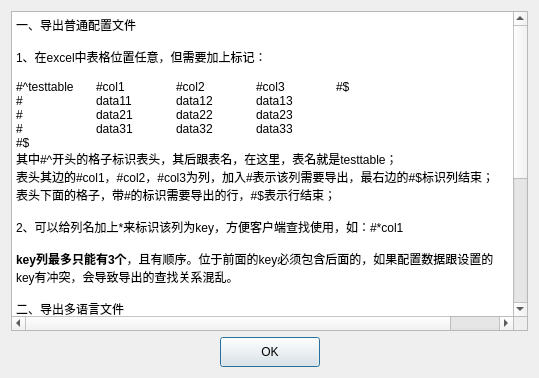
<?xml version="1.0" encoding="UTF-8"?>
<ui version="4.0">
 <class>HelpDialog</class>
 <widget class="QDialog" name="HelpDialog">
  <property name="geometry">
   <rect>
    <x>0</x>
    <y>0</y>
    <width>539</width>
    <height>378</height>
   </rect>
  </property>
  <property name="sizePolicy">
   <sizepolicy hsizetype="MinimumExpanding" vsizetype="MinimumExpanding">
    <horstretch>0</horstretch>
    <verstretch>0</verstretch>
   </sizepolicy>
  </property>
  <property name="windowTitle">
   <string>Help</string>
  </property>
  <layout class="QVBoxLayout" name="verticalLayout_2">
   <item>
    <widget class="QTextBrowser" name="textBrowser">
     <property name="html">
      <string>&lt;!DOCTYPE HTML PUBLIC &quot;-//W3C//DTD HTML 4.0//EN&quot; &quot;http://www.w3.org/TR/REC-html40/strict.dtd&quot;&gt;
&lt;html&gt;&lt;head&gt;&lt;meta name=&quot;qrichtext&quot; content=&quot;1&quot; /&gt;&lt;style type=&quot;text/css&quot;&gt;
p, li { white-space: pre-wrap; }
&lt;/style&gt;&lt;/head&gt;&lt;body style=&quot; font-family:'SimSun'; font-size:9pt; font-weight:400; font-style:normal;&quot;&gt;
&lt;p style=&quot; margin-top:0px; margin-bottom:0px; margin-left:0px; margin-right:0px; -qt-block-indent:0; text-indent:0px;&quot;&gt;一、导出普通配置文件&lt;/p&gt;
&lt;p style=&quot;-qt-paragraph-type:empty; margin-top:0px; margin-bottom:0px; margin-left:0px; margin-right:0px; -qt-block-indent:0; text-indent:0px;&quot;&gt;&lt;br /&gt;&lt;/p&gt;
&lt;p style=&quot; margin-top:0px; margin-bottom:0px; margin-left:0px; margin-right:0px; -qt-block-indent:0; text-indent:0px;&quot;&gt;1、在excel中表格位置任意，但需要加上标记：&lt;/p&gt;
&lt;p style=&quot;-qt-paragraph-type:empty; margin-top:0px; margin-bottom:0px; margin-left:0px; margin-right:0px; -qt-block-indent:0; text-indent:0px;&quot;&gt;&lt;br /&gt;&lt;/p&gt;
&lt;p style=&quot; margin-top:0px; margin-bottom:0px; margin-left:0px; margin-right:0px; -qt-block-indent:0; text-indent:0px;&quot;&gt;#^testtable	#col1	#col2	#col3	#$&lt;/p&gt;
&lt;p style=&quot; margin-top:0px; margin-bottom:0px; margin-left:0px; margin-right:0px; -qt-block-indent:0; text-indent:0px;&quot;&gt;#	data11	data12	data13&lt;/p&gt;
&lt;p style=&quot; margin-top:0px; margin-bottom:0px; margin-left:0px; margin-right:0px; -qt-block-indent:0; text-indent:0px;&quot;&gt;#	data21	data22	data23&lt;/p&gt;
&lt;p style=&quot; margin-top:0px; margin-bottom:0px; margin-left:0px; margin-right:0px; -qt-block-indent:0; text-indent:0px;&quot;&gt;#	data31	data32	data33&lt;/p&gt;
&lt;p style=&quot; margin-top:0px; margin-bottom:0px; margin-left:0px; margin-right:0px; -qt-block-indent:0; text-indent:0px;&quot;&gt;#$&lt;/p&gt;
&lt;p style=&quot; margin-top:0px; margin-bottom:0px; margin-left:0px; margin-right:0px; -qt-block-indent:0; text-indent:0px;&quot;&gt;其中#^开头的格子标识表头，其后跟表名，在这里，表名就是testtable；&lt;/p&gt;
&lt;p style=&quot; margin-top:0px; margin-bottom:0px; margin-left:0px; margin-right:0px; -qt-block-indent:0; text-indent:0px;&quot;&gt;表头其边的#col1，#col2，#col3为列，加入#表示该列需要导出，最右边的#$标识列结束；&lt;/p&gt;
&lt;p style=&quot; margin-top:0px; margin-bottom:0px; margin-left:0px; margin-right:0px; -qt-block-indent:0; text-indent:0px;&quot;&gt;表头下面的格子，带#的标识需要导出的行，#$表示行结束；&lt;/p&gt;
&lt;p style=&quot;-qt-paragraph-type:empty; margin-top:0px; margin-bottom:0px; margin-left:0px; margin-right:0px; -qt-block-indent:0; text-indent:0px;&quot;&gt;&lt;br /&gt;&lt;/p&gt;
&lt;p style=&quot; margin-top:0px; margin-bottom:0px; margin-left:0px; margin-right:0px; -qt-block-indent:0; text-indent:0px;&quot;&gt;2、可以给列名加上*来标识该列为key，方便客户端查找使用，如：#*col1&lt;/p&gt;
&lt;p style=&quot;-qt-paragraph-type:empty; margin-top:0px; margin-bottom:0px; margin-left:0px; margin-right:0px; -qt-block-indent:0; text-indent:0px;&quot;&gt;&lt;br /&gt;&lt;/p&gt;
&lt;p style=&quot; margin-top:0px; margin-bottom:0px; margin-left:0px; margin-right:0px; -qt-block-indent:0; text-indent:0px;&quot;&gt;&lt;span style=&quot; font-weight:600;&quot;&gt;key列最多只能有3个&lt;/span&gt;，且有顺序。位于前面的key必须包含后面的，如果配置数据跟设置的key有冲突，会导致导出的查找关系混乱。&lt;/p&gt;
&lt;p style=&quot;-qt-paragraph-type:empty; margin-top:0px; margin-bottom:0px; margin-left:0px; margin-right:0px; -qt-block-indent:0; text-indent:0px;&quot;&gt;&lt;br /&gt;&lt;/p&gt;
&lt;p style=&quot; margin-top:0px; margin-bottom:0px; margin-left:0px; margin-right:0px; -qt-block-indent:0; text-indent:0px;&quot;&gt;二、导出多语言文件&lt;/p&gt;
&lt;p style=&quot;-qt-paragraph-type:empty; margin-top:0px; margin-bottom:0px; margin-left:0px; margin-right:0px; -qt-block-indent:0; text-indent:0px;&quot;&gt;&lt;br /&gt;&lt;/p&gt;
&lt;p style=&quot; margin-top:0px; margin-bottom:0px; margin-left:0px; margin-right:0px; -qt-block-indent:0; text-indent:0px;&quot;&gt;1、如果需要导出多语言文件，&lt;span style=&quot; font-weight:600;&quot;&gt;则sheet名必须定为“LOCALE”&lt;/span&gt;。表格内容的格式如下：&lt;/p&gt;
&lt;p style=&quot;-qt-paragraph-type:empty; margin-top:0px; margin-bottom:0px; margin-left:0px; margin-right:0px; -qt-block-indent:0; text-indent:0px;&quot;&gt;&lt;br /&gt;&lt;/p&gt;
&lt;p style=&quot;-qt-paragraph-type:empty; margin-top:0px; margin-bottom:0px; margin-left:0px; margin-right:0px; -qt-block-indent:0; text-indent:0px;&quot;&gt;&lt;br /&gt;&lt;/p&gt;
&lt;table border=&quot;0&quot; style=&quot; margin-top:0px; margin-bottom:0px; margin-left:0px; margin-right:0px;&quot; cellspacing=&quot;2&quot; cellpadding=&quot;0&quot;&gt;
&lt;tr&gt;
&lt;td width=&quot;120&quot;&gt;
&lt;p style=&quot; margin-top:0px; margin-bottom:0px; margin-left:0px; margin-right:0px; -qt-block-indent:0; text-indent:0px;&quot;&gt;LOCALE&lt;/p&gt;&lt;/td&gt;
&lt;td width=&quot;190&quot;&gt;
&lt;p style=&quot; margin-top:0px; margin-bottom:0px; margin-left:0px; margin-right:0px; -qt-block-indent:0; text-indent:0px;&quot;&gt;cn&lt;/p&gt;&lt;/td&gt;
&lt;td width=&quot;232&quot;&gt;
&lt;p style=&quot; margin-top:0px; margin-bottom:0px; margin-left:0px; margin-right:0px; -qt-block-indent:0; text-indent:0px;&quot;&gt;en&lt;/p&gt;&lt;/td&gt;&lt;/tr&gt;
&lt;tr&gt;
&lt;td&gt;
&lt;p style=&quot; margin-top:0px; margin-bottom:0px; margin-left:0px; margin-right:0px; -qt-block-indent:0; text-indent:0px;&quot;&gt;teststring1&lt;/p&gt;&lt;/td&gt;
&lt;td&gt;
&lt;p style=&quot; margin-top:0px; margin-bottom:0px; margin-left:0px; margin-right:0px; -qt-block-indent:0; text-indent:0px;&quot;&gt;测试串中文1&lt;/p&gt;&lt;/td&gt;
&lt;td&gt;
&lt;p style=&quot; margin-top:0px; margin-bottom:0px; margin-left:0px; margin-right:0px; -qt-block-indent:0; text-indent:0px;&quot;&gt;测试串英文1&lt;/p&gt;&lt;/td&gt;&lt;/tr&gt;
&lt;tr&gt;
&lt;td&gt;
&lt;p style=&quot; margin-top:0px; margin-bottom:0px; margin-left:0px; margin-right:0px; -qt-block-indent:0; text-indent:0px;&quot;&gt;teststring2&lt;/p&gt;&lt;/td&gt;
&lt;td&gt;
&lt;p style=&quot; margin-top:0px; margin-bottom:0px; margin-left:0px; margin-right:0px; -qt-block-indent:0; text-indent:0px;&quot;&gt;测试串中文2&lt;/p&gt;&lt;/td&gt;
&lt;td&gt;
&lt;p style=&quot; margin-top:0px; margin-bottom:0px; margin-left:0px; margin-right:0px; -qt-block-indent:0; text-indent:0px;&quot;&gt;测试串英文2&lt;/p&gt;&lt;/td&gt;&lt;/tr&gt;
&lt;tr&gt;
&lt;td&gt;
&lt;p style=&quot; margin-top:0px; margin-bottom:0px; margin-left:0px; margin-right:0px; -qt-block-indent:0; text-indent:0px;&quot;&gt;teststring3&lt;/p&gt;&lt;/td&gt;
&lt;td&gt;
&lt;p style=&quot; margin-top:0px; margin-bottom:0px; margin-left:0px; margin-right:0px; -qt-block-indent:0; text-indent:0px;&quot;&gt;测试串中文3&lt;/p&gt;&lt;/td&gt;
&lt;td&gt;
&lt;p style=&quot; margin-top:0px; margin-bottom:0px; margin-left:0px; margin-right:0px; -qt-block-indent:0; text-indent:0px;&quot;&gt;测试串英文3&lt;/p&gt;&lt;/td&gt;&lt;/tr&gt;
&lt;tr&gt;
&lt;td&gt;
&lt;p style=&quot; margin-top:0px; margin-bottom:0px; margin-left:0px; margin-right:0px; -qt-block-indent:0; text-indent:0px;&quot;&gt;teststring4&lt;/p&gt;&lt;/td&gt;
&lt;td&gt;
&lt;p style=&quot; margin-top:0px; margin-bottom:0px; margin-left:0px; margin-right:0px; -qt-block-indent:0; text-indent:0px;&quot;&gt;测试串中文4&lt;/p&gt;&lt;/td&gt;
&lt;td&gt;
&lt;p style=&quot; margin-top:0px; margin-bottom:0px; margin-left:0px; margin-right:0px; -qt-block-indent:0; text-indent:0px;&quot;&gt;测试串英文4&lt;/p&gt;&lt;/td&gt;&lt;/tr&gt;&lt;/table&gt;
&lt;p style=&quot;-qt-paragraph-type:empty; margin-top:0px; margin-bottom:0px; margin-left:0px; margin-right:0px; -qt-block-indent:0; text-indent:0px;&quot;&gt;&lt;br /&gt;&lt;/p&gt;
&lt;p style=&quot; margin-top:0px; margin-bottom:0px; margin-left:0px; margin-right:0px; -qt-block-indent:0; text-indent:0px;&quot;&gt;&lt;span style=&quot; font-weight:600;&quot;&gt;一个sheet中的表格不能存在两张&lt;/span&gt;，理论上也不应该存在2个LOCALE的sheet。&lt;/p&gt;
&lt;p style=&quot; margin-top:0px; margin-bottom:0px; margin-left:0px; margin-right:0px; -qt-block-indent:0; text-indent:0px;&quot;&gt;&lt;span style=&quot; font-weight:600;&quot;&gt;表头必须是LOCALE&lt;/span&gt;，右边的列为多语言名，如cn标识中文，en标识英文等；&lt;/p&gt;
&lt;p style=&quot; margin-top:0px; margin-bottom:0px; margin-left:0px; margin-right:0px; -qt-block-indent:0; text-indent:0px;&quot;&gt;表头下方的各列是原始字符串，其右边为各个语言版本字符串。&lt;/p&gt;
&lt;p style=&quot;-qt-paragraph-type:empty; margin-top:0px; margin-bottom:0px; margin-left:0px; margin-right:0px; -qt-block-indent:0; text-indent:0px;&quot;&gt;&lt;br /&gt;&lt;/p&gt;
&lt;p style=&quot;-qt-paragraph-type:empty; margin-top:0px; margin-bottom:0px; margin-left:0px; margin-right:0px; -qt-block-indent:0; text-indent:0px;&quot;&gt;&lt;br /&gt;&lt;/p&gt;&lt;/body&gt;&lt;/html&gt;</string>
     </property>
    </widget>
   </item>
   <item>
    <layout class="QHBoxLayout" name="horizontalLayout">
     <item>
      <spacer name="horizontalSpacer">
       <property name="orientation">
        <enum>Qt::Horizontal</enum>
       </property>
       <property name="sizeHint" stdset="0">
        <size>
         <width>40</width>
         <height>20</height>
        </size>
       </property>
      </spacer>
     </item>
     <item>
      <widget class="QPushButton" name="pushButton">
       <property name="minimumSize">
        <size>
         <width>100</width>
         <height>30</height>
        </size>
       </property>
       <property name="text">
        <string>OK</string>
       </property>
      </widget>
     </item>
     <item>
      <spacer name="horizontalSpacer_2">
       <property name="orientation">
        <enum>Qt::Horizontal</enum>
       </property>
       <property name="sizeHint" stdset="0">
        <size>
         <width>40</width>
         <height>20</height>
        </size>
       </property>
      </spacer>
     </item>
    </layout>
   </item>
  </layout>
 </widget>
 <layoutdefault spacing="6" margin="11"/>
 <resources/>
 <connections>
  <connection>
   <sender>pushButton</sender>
   <signal>clicked()</signal>
   <receiver>HelpDialog</receiver>
   <slot>close()</slot>
   <hints>
    <hint type="sourcelabel">
     <x>269</x>
     <y>352</y>
    </hint>
    <hint type="destinationlabel">
     <x>269</x>
     <y>188</y>
    </hint>
   </hints>
  </connection>
 </connections>
</ui>
